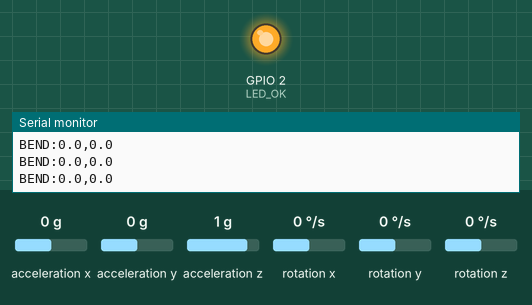
A sketch run on a simulated ESP32. Parts: output pins drawn as LEDs (lit = HIGH), the last lines printed to the serial monitor. Dashed ring = blinking. The inputs (shaded band) are chosen by the test bench; at power-on: acceleration x 0 g, acceleration y 0 g, acceleration z 1 g, rotation x 0 °/s, rotation y 0 °/s, rotation z 0 °/s.

Above: at 3.7 s.
3.8 s: acceleration x set to -0.2 g
5.3 s: acceleration x set to -0.5 g
At 5.84 s:
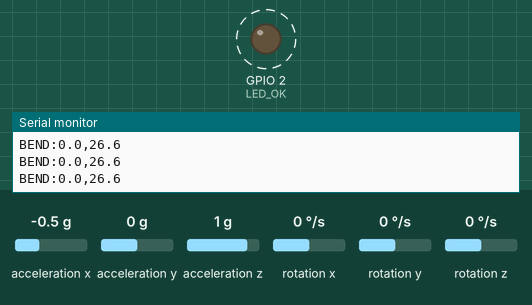
8.3 s: acceleration y set to -1.4 g
At 8.56 s:
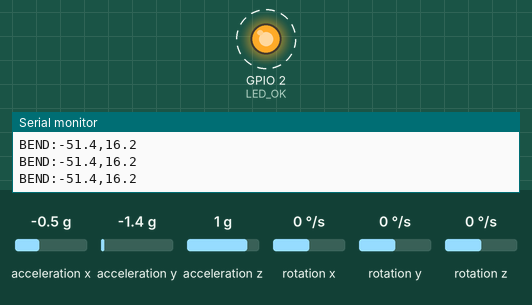
Timing chart, 0 to 17.3 s (numbered marks = the images above; inputs shaded):
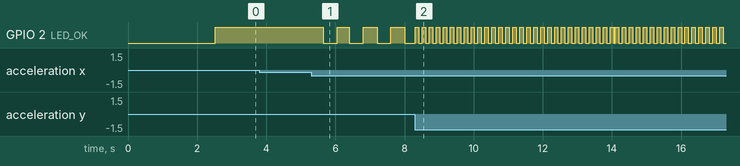

Measured:
- the behaviour switches between -0.3 and -0.4 g on acceleration x (found by bisection; images 0 and 1)
- after the input at 5.3 s, GPIO 2 (LED_OK): alternates HIGH for 0.40 s and LOW for 0.40 s, starting after 0.35 s
- after the input at 8.3 s, GPIO 2 (LED_OK): alternates HIGH for 0.10 s and LOW for 0.10 s, starting at once

The sketch:

spine_esp32_imu.ino
```cpp
// ============================================================
//  SpineGuard IoT — ESP32 + IMU (MPU6050 / MPU9250 / GY-521)
//  Sends:  BEND:<pitch>,<roll>  over Serial at 115200 baud
//  Bridge: bridge.py reads this and forwards to WebSocket
//  Dashboard: spine_dashboard_v2.html reads via WebSocket
// ============================================================

#include <Wire.h>
#include <MPU6050_light.h>   // Install: "MPU6050_light" by rfetick in Library Manager

MPU6050 mpu(Wire);

// ── Config ──────────────────────────────────────────────────
#define SERIAL_BAUD     115200      // Must match bridge.py BAUD_RATE
#define SEND_INTERVAL   50          // ms between readings (~20 Hz)
#define CALIBRATE_COUNT 200         // samples for auto-calibration at boot
#define SDA_PIN         21          // Default ESP32 SDA (change if needed)
#define SCL_PIN         22          // Default ESP32 SCL (change if needed)

// ── Thresholds (mirrors dashboard logic) ────────────────────
#define THRESH_WARN     20.0f
#define THRESH_HIGH     35.0f
#define THRESH_DANGER   45.0f

// ── LED feedback pins (optional, comment out if unused) ─────
#define LED_OK          2           // Built-in LED on most ESP32 boards
// #define LED_WARN     4
// #define LED_DANGER   5

unsigned long lastSend = 0;

// ── I2C Scanner helper (runs once at boot) ──────────────────
void i2cScan() {
  Serial.println(F("[I2C] Scanning..."));
  int found = 0;
  for (byte addr = 1; addr < 127; addr++) {
    Wire.beginTransmission(addr);
    if (Wire.endTransmission() == 0) {
      Serial.print(F("[I2C] Device found at 0x"));
      Serial.println(addr, HEX);
      found++;
    }
  }
  if (found == 0) Serial.println(F("[I2C] No devices found! Check wiring."));
  else Serial.println(F("[I2C] Scan done."));
}

void setup() {
  Serial.begin(SERIAL_BAUD);
  delay(500);

  Serial.println(F("============================================"));
  Serial.println(F("  SpineGuard IoT — ESP32 IMU Bridge"));
  Serial.println(F("============================================"));

  // ── Start I2C ───────────────────────────────────────────
  Wire.begin(SDA_PIN, SCL_PIN);
  Wire.setClock(400000);            // 400 kHz fast mode

  // ── I2C scan (helps confirm sensor is wired correctly) ──
  i2cScan();

  // ── Init MPU6050 ────────────────────────────────────────
  byte status = mpu.begin();
  if (status != 0) {
    Serial.print(F("[ERROR] MPU6050 init failed. Code: "));
    Serial.println(status);
    Serial.println(F("  Check: SDA->GPIO21, SCL->GPIO22, VCC->3.3V, AD0->GND"));
    while (true) {
      digitalWrite(LED_OK, !digitalRead(LED_OK));   // blink forever
      delay(200);
    }
  }
  Serial.println(F("[OK] MPU6050 found!"));

  // ── Auto-calibration ────────────────────────────────────
  Serial.println(F("[CAL] Keep sensor FLAT and STILL..."));
  delay(1000);
  mpu.calcOffsets(true, true);      // calibrate gyro + accel
  Serial.println(F("[CAL] Calibration complete!"));

  pinMode(LED_OK, OUTPUT);
  digitalWrite(LED_OK, HIGH);

  Serial.println(F("[READY] Streaming BEND data..."));
  Serial.println(F("--------------------------------------------"));
}

void loop() {
  mpu.update();                     // read latest IMU data

  unsigned long now = millis();
  if (now - lastSend >= SEND_INTERVAL) {
    lastSend = now;

    float pitch = mpu.getAngleX();  // forward/backward bend
    float roll  = mpu.getAngleY();  // left/right bend

    // ── Send in format expected by bridge.py + dashboard ──
    // Format: BEND:<pitch>,<roll>
    Serial.print(F("BEND:"));
    Serial.print(pitch, 1);
    Serial.print(F(","));
    Serial.println(roll, 1);

    // ── Optional LED feedback based on severity ──────────
    float total = sqrt(pitch * pitch + roll * roll);
    if (total > THRESH_DANGER) {
      // Rapid blink = DANGER
      digitalWrite(LED_OK, (now / 100) % 2);
    } else if (total > THRESH_WARN) {
      // Slow blink = WARNING
      digitalWrite(LED_OK, (now / 400) % 2);
    } else {
      // Solid ON = OK
      digitalWrite(LED_OK, HIGH);
    }
  }
}

// ============================================================
//  WIRING GUIDE
//  ─────────────────────────────────────────────────────────
//  MPU6050 (GY-521)     ESP32
//  ─────────────────    ─────────────
//  VCC              →   3.3V   (NOT 5V!)
//  GND              →   GND
//  SDA              →   GPIO 21
//  SCL              →   GPIO 22
//  AD0              →   GND    (sets I2C address to 0x68)
//  INT              →   (not needed for polling mode)
//
//  REQUIRED LIBRARY
//  ─────────────────────────────────────────────────────────
//  Arduino IDE → Tools → Manage Libraries
//  Search: "MPU6050_light"  by rfetick  → Install
//
//  HOW TO RUN THE FULL SYSTEM
//  ─────────────────────────────────────────────────────────
//  1. Flash this code to your ESP32
//  2. Open Serial Monitor (115200) to verify BEND: lines appear
//  3. Close Serial Monitor (bridge.py needs the COM port!)
//  4. Run:  python bridge.py
//  5. Open spine_dashboard_v2.html in browser
//  6. Enter IP: 127.0.0.1  Port: 8765  → Click Connect
//
//  TROUBLESHOOTING
//  ─────────────────────────────────────────────────────────
//  • "MPU6050 init failed" → Check wiring, use I2C scanner output
//  • COM port busy         → Close Arduino Serial Monitor first
//  • No data in dashboard  → Confirm bridge.py shows "Broadcasting: BEND:..."
//  • Wrong COM port        → Change SERIAL_PORT in bridge.py (e.g. COM3, COM5)
// ============================================================
```
